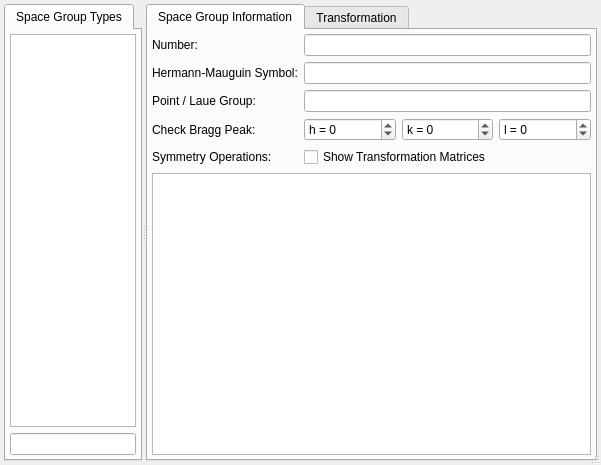
<?xml version="1.0" encoding="UTF-8"?>
<ui version="4.0">
 <class>SgListDlg</class>
 <widget class="QDialog" name="SgListDlg">
  <property name="geometry">
   <rect>
    <x>0</x>
    <y>0</y>
    <width>601</width>
    <height>465</height>
   </rect>
  </property>
  <property name="windowTitle">
   <string>Space Group Types</string>
  </property>
  <property name="sizeGripEnabled">
   <bool>true</bool>
  </property>
  <layout class="QGridLayout" name="gridLayout">
   <property name="margin">
    <number>4</number>
   </property>
   <item row="0" column="0">
    <widget class="QSplitter" name="splitter">
     <property name="orientation">
      <enum>Qt::Horizontal</enum>
     </property>
     <widget class="QTabWidget" name="tabWidget">
      <property name="sizePolicy">
       <sizepolicy hsizetype="Preferred" vsizetype="Preferred">
        <horstretch>1</horstretch>
        <verstretch>0</verstretch>
       </sizepolicy>
      </property>
      <widget class="QWidget" name="tabWidgetPage1" native="true">
       <attribute name="title">
        <string>Space Group Types</string>
       </attribute>
       <layout class="QGridLayout" name="gridLayout_2">
        <property name="horizontalSpacing">
         <number>0</number>
        </property>
        <property name="margin">
         <number>4</number>
        </property>
        <item row="0" column="1">
         <widget class="QListWidget" name="listSGs">
          <property name="alternatingRowColors">
           <bool>true</bool>
          </property>
         </widget>
        </item>
        <item row="1" column="1">
         <widget class="QLineEdit" name="editFilter">
          <property name="toolTip">
           <string>Search Space Group Types</string>
          </property>
         </widget>
        </item>
       </layout>
      </widget>
     </widget>
     <widget class="QTabWidget" name="tabWidget_2">
      <property name="sizePolicy">
       <sizepolicy hsizetype="Preferred" vsizetype="Preferred">
        <horstretch>2</horstretch>
        <verstretch>0</verstretch>
       </sizepolicy>
      </property>
      <property name="currentIndex">
       <number>0</number>
      </property>
      <widget class="QWidget" name="tabWidget_2Page1" native="true">
       <attribute name="title">
        <string>Space Group Information</string>
       </attribute>
       <layout class="QGridLayout" name="gridLayout_3">
        <property name="margin">
         <number>4</number>
        </property>
        <item row="4" column="0">
         <widget class="QLabel" name="label_6">
          <property name="text">
           <string>Symmetry Operations:</string>
          </property>
         </widget>
        </item>
        <item row="0" column="1" colspan="3">
         <widget class="QLineEdit" name="editNr">
          <property name="readOnly">
           <bool>true</bool>
          </property>
         </widget>
        </item>
        <item row="1" column="0">
         <widget class="QLabel" name="label_2">
          <property name="text">
           <string>Hermann-Mauguin Symbol:</string>
          </property>
         </widget>
        </item>
        <item row="1" column="1" colspan="3">
         <widget class="QLineEdit" name="editHM">
          <property name="readOnly">
           <bool>true</bool>
          </property>
         </widget>
        </item>
        <item row="0" column="0">
         <widget class="QLabel" name="label">
          <property name="text">
           <string>Number:</string>
          </property>
         </widget>
        </item>
        <item row="5" column="0" colspan="4">
         <widget class="QListWidget" name="listSymOps">
          <property name="alternatingRowColors">
           <bool>true</bool>
          </property>
         </widget>
        </item>
        <item row="3" column="3">
         <widget class="QSpinBox" name="spinL">
          <property name="toolTip">
           <string>l</string>
          </property>
          <property name="prefix">
           <string>l = </string>
          </property>
          <property name="minimum">
           <number>-99</number>
          </property>
         </widget>
        </item>
        <item row="4" column="1" colspan="3">
         <widget class="QCheckBox" name="checkMatrices">
          <property name="text">
           <string>Show Transformation Matrices</string>
          </property>
         </widget>
        </item>
        <item row="2" column="0">
         <widget class="QLabel" name="label_5">
          <property name="text">
           <string>Point / Laue Group:</string>
          </property>
         </widget>
        </item>
        <item row="2" column="1" colspan="3">
         <widget class="QLineEdit" name="editLaue">
          <property name="readOnly">
           <bool>true</bool>
          </property>
         </widget>
        </item>
        <item row="3" column="0">
         <widget class="QLabel" name="label_3">
          <property name="text">
           <string>Check Bragg Peak:</string>
          </property>
         </widget>
        </item>
        <item row="3" column="1">
         <widget class="QSpinBox" name="spinH">
          <property name="font">
           <font>
            <weight>50</weight>
            <bold>false</bold>
            <strikeout>false</strikeout>
            <kerning>true</kerning>
           </font>
          </property>
          <property name="toolTip">
           <string>h</string>
          </property>
          <property name="prefix">
           <string>h = </string>
          </property>
          <property name="minimum">
           <number>-99</number>
          </property>
         </widget>
        </item>
        <item row="3" column="2">
         <widget class="QSpinBox" name="spinK">
          <property name="toolTip">
           <string>k</string>
          </property>
          <property name="prefix">
           <string>k = </string>
          </property>
          <property name="minimum">
           <number>-99</number>
          </property>
         </widget>
        </item>
       </layout>
      </widget>
      <widget class="QWidget" name="tab">
       <attribute name="title">
        <string>Transformation</string>
       </attribute>
       <layout class="QGridLayout" name="gridLayout_4">
        <property name="margin">
         <number>4</number>
        </property>
        <item row="0" column="0">
         <widget class="QDoubleSpinBox" name="spinX">
          <property name="sizePolicy">
           <sizepolicy hsizetype="Minimum" vsizetype="Fixed">
            <horstretch>0</horstretch>
            <verstretch>0</verstretch>
           </sizepolicy>
          </property>
          <property name="prefix">
           <string>x=</string>
          </property>
          <property name="decimals">
           <number>4</number>
          </property>
          <property name="minimum">
           <double>-9999.000000000000000</double>
          </property>
          <property name="maximum">
           <double>9999.000000000000000</double>
          </property>
          <property name="singleStep">
           <double>0.010000000000000</double>
          </property>
         </widget>
        </item>
        <item row="0" column="1">
         <widget class="QDoubleSpinBox" name="spinY">
          <property name="prefix">
           <string>y=</string>
          </property>
          <property name="decimals">
           <number>4</number>
          </property>
          <property name="minimum">
           <double>-9999.000000000000000</double>
          </property>
          <property name="maximum">
           <double>9999.000000000000000</double>
          </property>
          <property name="singleStep">
           <double>0.010000000000000</double>
          </property>
         </widget>
        </item>
        <item row="0" column="2">
         <widget class="QDoubleSpinBox" name="spinZ">
          <property name="prefix">
           <string>z=</string>
          </property>
          <property name="decimals">
           <number>4</number>
          </property>
          <property name="minimum">
           <double>-9999.000000000000000</double>
          </property>
          <property name="maximum">
           <double>9999.000000000000000</double>
          </property>
          <property name="singleStep">
           <double>0.010000000000000</double>
          </property>
         </widget>
        </item>
        <item row="0" column="3">
         <widget class="QDoubleSpinBox" name="spinW">
          <property name="prefix">
           <string>w=</string>
          </property>
          <property name="decimals">
           <number>4</number>
          </property>
          <property name="minimum">
           <double>-9999.000000000000000</double>
          </property>
          <property name="maximum">
           <double>9999.000000000000000</double>
          </property>
          <property name="singleStep">
           <double>0.010000000000000</double>
          </property>
          <property name="value">
           <double>1.000000000000000</double>
          </property>
         </widget>
        </item>
        <item row="1" column="0" colspan="4">
         <widget class="QListWidget" name="listTrafo">
          <property name="alternatingRowColors">
           <bool>true</bool>
          </property>
         </widget>
        </item>
       </layout>
      </widget>
     </widget>
    </widget>
   </item>
  </layout>
 </widget>
 <tabstops>
  <tabstop>tabWidget</tabstop>
  <tabstop>listSGs</tabstop>
  <tabstop>editFilter</tabstop>
  <tabstop>tabWidget_2</tabstop>
  <tabstop>editNr</tabstop>
  <tabstop>editHM</tabstop>
  <tabstop>editLaue</tabstop>
  <tabstop>spinH</tabstop>
  <tabstop>spinK</tabstop>
  <tabstop>spinL</tabstop>
  <tabstop>checkMatrices</tabstop>
  <tabstop>listSymOps</tabstop>
  <tabstop>spinX</tabstop>
  <tabstop>spinY</tabstop>
  <tabstop>spinZ</tabstop>
  <tabstop>spinW</tabstop>
  <tabstop>listTrafo</tabstop>
 </tabstops>
 <resources/>
 <connections/>
</ui>
